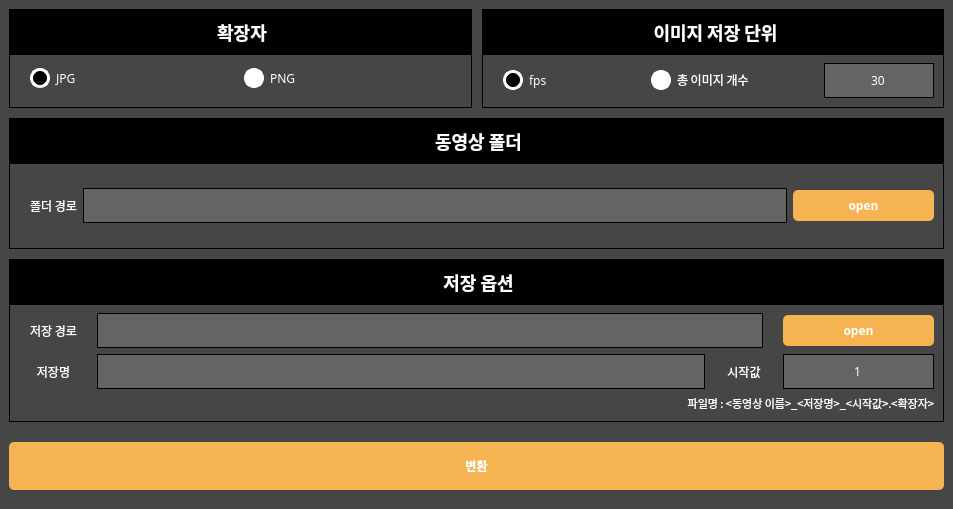
<?xml version="1.0" encoding="UTF-8"?>
<ui version="4.0">
 <class>MainWindow</class>
 <widget class="QMainWindow" name="MainWindow">
  <property name="enabled">
   <bool>true</bool>
  </property>
  <property name="geometry">
   <rect>
    <x>0</x>
    <y>0</y>
    <width>953</width>
    <height>509</height>
   </rect>
  </property>
  <property name="minimumSize">
   <size>
    <width>700</width>
    <height>509</height>
   </size>
  </property>
  <property name="maximumSize">
   <size>
    <width>1000</width>
    <height>509</height>
   </size>
  </property>
  <property name="palette">
   <palette>
    <active>
     <colorrole role="WindowText">
      <brush brushstyle="SolidPattern">
       <color alpha="255">
        <red>255</red>
        <green>255</green>
        <blue>255</blue>
       </color>
      </brush>
     </colorrole>
     <colorrole role="Button">
      <brush brushstyle="SolidPattern">
       <color alpha="255">
        <red>70</red>
        <green>70</green>
        <blue>70</blue>
       </color>
      </brush>
     </colorrole>
     <colorrole role="Text">
      <brush brushstyle="SolidPattern">
       <color alpha="255">
        <red>255</red>
        <green>255</green>
        <blue>255</blue>
       </color>
      </brush>
     </colorrole>
     <colorrole role="ButtonText">
      <brush brushstyle="SolidPattern">
       <color alpha="255">
        <red>255</red>
        <green>255</green>
        <blue>255</blue>
       </color>
      </brush>
     </colorrole>
     <colorrole role="Base">
      <brush brushstyle="SolidPattern">
       <color alpha="255">
        <red>70</red>
        <green>70</green>
        <blue>70</blue>
       </color>
      </brush>
     </colorrole>
     <colorrole role="Window">
      <brush brushstyle="SolidPattern">
       <color alpha="255">
        <red>70</red>
        <green>70</green>
        <blue>70</blue>
       </color>
      </brush>
     </colorrole>
    </active>
    <inactive>
     <colorrole role="WindowText">
      <brush brushstyle="SolidPattern">
       <color alpha="255">
        <red>255</red>
        <green>255</green>
        <blue>255</blue>
       </color>
      </brush>
     </colorrole>
     <colorrole role="Button">
      <brush brushstyle="SolidPattern">
       <color alpha="255">
        <red>70</red>
        <green>70</green>
        <blue>70</blue>
       </color>
      </brush>
     </colorrole>
     <colorrole role="Text">
      <brush brushstyle="SolidPattern">
       <color alpha="255">
        <red>255</red>
        <green>255</green>
        <blue>255</blue>
       </color>
      </brush>
     </colorrole>
     <colorrole role="ButtonText">
      <brush brushstyle="SolidPattern">
       <color alpha="255">
        <red>255</red>
        <green>255</green>
        <blue>255</blue>
       </color>
      </brush>
     </colorrole>
     <colorrole role="Base">
      <brush brushstyle="SolidPattern">
       <color alpha="255">
        <red>70</red>
        <green>70</green>
        <blue>70</blue>
       </color>
      </brush>
     </colorrole>
     <colorrole role="Window">
      <brush brushstyle="SolidPattern">
       <color alpha="255">
        <red>70</red>
        <green>70</green>
        <blue>70</blue>
       </color>
      </brush>
     </colorrole>
    </inactive>
    <disabled>
     <colorrole role="WindowText">
      <brush brushstyle="SolidPattern">
       <color alpha="255">
        <red>255</red>
        <green>255</green>
        <blue>255</blue>
       </color>
      </brush>
     </colorrole>
     <colorrole role="Button">
      <brush brushstyle="SolidPattern">
       <color alpha="255">
        <red>70</red>
        <green>70</green>
        <blue>70</blue>
       </color>
      </brush>
     </colorrole>
     <colorrole role="Text">
      <brush brushstyle="SolidPattern">
       <color alpha="255">
        <red>255</red>
        <green>255</green>
        <blue>255</blue>
       </color>
      </brush>
     </colorrole>
     <colorrole role="ButtonText">
      <brush brushstyle="SolidPattern">
       <color alpha="255">
        <red>255</red>
        <green>255</green>
        <blue>255</blue>
       </color>
      </brush>
     </colorrole>
     <colorrole role="Base">
      <brush brushstyle="SolidPattern">
       <color alpha="255">
        <red>70</red>
        <green>70</green>
        <blue>70</blue>
       </color>
      </brush>
     </colorrole>
     <colorrole role="Window">
      <brush brushstyle="SolidPattern">
       <color alpha="255">
        <red>70</red>
        <green>70</green>
        <blue>70</blue>
       </color>
      </brush>
     </colorrole>
    </disabled>
   </palette>
  </property>
  <property name="font">
   <font>
    <family>D2Coding</family>
   </font>
  </property>
  <property name="contextMenuPolicy">
   <enum>Qt::DefaultContextMenu</enum>
  </property>
  <property name="acceptDrops">
   <bool>false</bool>
  </property>
  <property name="windowTitle">
   <string>Convert Video to Image</string>
  </property>
  <property name="autoFillBackground">
   <bool>false</bool>
  </property>
  <property name="styleSheet">
   <string notr="true">background-color: rgb(70,70,70);
color: rgb(255, 255, 255);</string>
  </property>
  <property name="tabShape">
   <enum>QTabWidget::Rounded</enum>
  </property>
  <property name="unifiedTitleAndToolBarOnMac">
   <bool>false</bool>
  </property>
  <widget class="QWidget" name="centralwidget">
   <property name="styleSheet">
    <string notr="true"/>
   </property>
   <layout class="QGridLayout" name="gridLayout_5">
    <property name="spacing">
     <number>0</number>
    </property>
    <item row="1" column="0">
     <layout class="QGridLayout" name="gridLayout_4" columnstretch="1,1">
      <property name="leftMargin">
       <number>0</number>
      </property>
      <property name="rightMargin">
       <number>0</number>
      </property>
      <property name="horizontalSpacing">
       <number>10</number>
      </property>
      <property name="verticalSpacing">
       <number>0</number>
      </property>
      <item row="0" column="1">
       <widget class="QGroupBox" name="groupBox_3">
        <property name="font">
         <font>
          <family>SeoulNamsan</family>
          <pointsize>-1</pointsize>
          <weight>75</weight>
          <bold>true</bold>
         </font>
        </property>
        <property name="styleSheet">
         <string notr="true">QGroupBox  {
    border: 1px solid #000;
    margin-top: 40px;
	margin-bottom:10px;
    font-size: 18px;
	font-weight: bold;

}

QGroupBox::title  {
    subcontrol-origin: margin;
    subcontrol-position: top center;
    padding: 10px 300px 10px 300px;
    background-color:rgb(0, 0, 0) ;
    color: rgb(255, 255, 255);
	font-weight: bold;
}</string>
        </property>
        <property name="title">
         <string>이미지 저장 단위</string>
        </property>
        <layout class="QGridLayout" name="gridLayout_2" rowstretch="0" columnstretch="2,1,1,2" rowminimumheight="0" columnminimumwidth="0,0,0,0">
         <property name="leftMargin">
          <number>20</number>
         </property>
         <property name="topMargin">
          <number>13</number>
         </property>
         <property name="spacing">
          <number>0</number>
         </property>
         <item row="0" column="3">
          <widget class="QLineEdit" name="lineEdit_4">
           <property name="minimumSize">
            <size>
             <width>0</width>
             <height>35</height>
            </size>
           </property>
           <property name="maximumSize">
            <size>
             <width>110</width>
             <height>16777215</height>
            </size>
           </property>
           <property name="font">
            <font>
             <family>SeoulNamsan</family>
             <weight>50</weight>
             <bold>false</bold>
            </font>
           </property>
           <property name="styleSheet">
            <string notr="true">    background-color:rgb(100,100,100) ;
border: 1px solid #000;</string>
           </property>
           <property name="inputMethodHints">
            <set>Qt::ImhDigitsOnly|Qt::ImhPreferNumbers</set>
           </property>
           <property name="text">
            <string>30</string>
           </property>
           <property name="alignment">
            <set>Qt::AlignCenter</set>
           </property>
          </widget>
         </item>
         <item row="0" column="0">
          <widget class="QRadioButton" name="radioButton_4">
           <property name="enabled">
            <bool>true</bool>
           </property>
           <property name="minimumSize">
            <size>
             <width>82</width>
             <height>0</height>
            </size>
           </property>
           <property name="font">
            <font>
             <family>SeoulNamsan</family>
             <pointsize>9</pointsize>
             <weight>50</weight>
             <bold>false</bold>
            </font>
           </property>
           <property name="styleSheet">
            <string notr="true">QRadioButton {
    color:                  white;
}

QRadioButton::indicator {
    width:                  14px;
    height:                 14px;
    border-radius:          10px;
}

QRadioButton::indicator:checked {
    background-color:       black;
    border:                 3px solid white;
}

QRadioButton::indicator:unchecked {
    background-color:       white;
    border:                 3px solid white;
}</string>
           </property>
           <property name="text">
            <string>fps</string>
           </property>
           <property name="checked">
            <bool>true</bool>
           </property>
          </widget>
         </item>
         <item row="0" column="1">
          <widget class="QRadioButton" name="radioButton_3">
           <property name="font">
            <font>
             <family>SeoulNamsan</family>
             <pointsize>9</pointsize>
             <weight>50</weight>
             <bold>false</bold>
            </font>
           </property>
           <property name="styleSheet">
            <string notr="true">QRadioButton {
    color:                  white;
}

QRadioButton::indicator {
    width:                  14px;
    height:                 14px;
    border-radius:          10px;
}

QRadioButton::indicator:checked {
    background-color:       black;
    border:                 3px solid white;
}

QRadioButton::indicator:unchecked {
    background-color:       white;
    border:                 3px solid white;
}</string>
           </property>
           <property name="text">
            <string>총 이미지 개수</string>
           </property>
          </widget>
         </item>
        </layout>
       </widget>
      </item>
      <item row="0" column="0">
       <widget class="QGroupBox" name="groupBox_2">
        <property name="maximumSize">
         <size>
          <width>16777215</width>
          <height>16777215</height>
         </size>
        </property>
        <property name="font">
         <font>
          <family>SeoulNamsan</family>
          <pointsize>-1</pointsize>
          <weight>75</weight>
          <bold>true</bold>
         </font>
        </property>
        <property name="styleSheet">
         <string notr="true">QGroupBox  {
    border: 1px solid #000;
    margin-top: 40px;
	margin-bottom:10px;
    font-size: 18px;
	font-weight: bold;
	
}

QGroupBox::title  {
	border-top-left-radius: 15px;
	border-top-right-radius: 15px;
    subcontrol-origin: margin;
    subcontrol-position: top center;
    padding: 10px 300px 10px 300px;
    background-color:rgb(0, 0, 0) ;
    color: rgb(255, 255, 255);
	font-weight: bold;

}</string>
        </property>
        <property name="title">
         <string>확장자</string>
        </property>
        <layout class="QHBoxLayout" name="horizontalLayout" stretch="0,0">
         <property name="spacing">
          <number>0</number>
         </property>
         <property name="leftMargin">
          <number>20</number>
         </property>
         <property name="topMargin">
          <number>13</number>
         </property>
         <property name="rightMargin">
          <number>13</number>
         </property>
         <property name="bottomMargin">
          <number>13</number>
         </property>
         <item>
          <widget class="QRadioButton" name="radioButton">
           <property name="enabled">
            <bool>true</bool>
           </property>
           <property name="font">
            <font>
             <family>SeoulNamsan</family>
             <weight>50</weight>
             <bold>false</bold>
            </font>
           </property>
           <property name="autoFillBackground">
            <bool>false</bool>
           </property>
           <property name="styleSheet">
            <string notr="true">QRadioButton {
    color:                  white;
}

QRadioButton::indicator {
    width:                  14px;
    height:                 14px;
    border-radius:          10px;
}

QRadioButton::indicator:checked {
    background-color:       black;
    border:                 3px solid white;
}

QRadioButton::indicator:unchecked {
    background-color:       white;
    border:                 3px solid white;
}</string>
           </property>
           <property name="text">
            <string>JPG</string>
           </property>
           <property name="checked">
            <bool>true</bool>
           </property>
          </widget>
         </item>
         <item>
          <widget class="QRadioButton" name="radioButton_2">
           <property name="font">
            <font>
             <family>SeoulNamsan</family>
             <weight>50</weight>
             <bold>false</bold>
            </font>
           </property>
           <property name="styleSheet">
            <string notr="true">QRadioButton {
    color:                  white;
}

QRadioButton::indicator {
    width:                  14px;
    height:                 14px;
    border-radius:          10px;
}

QRadioButton::indicator:checked {
    background-color:       black;
    border:                 3px solid white;
}

QRadioButton::indicator:unchecked {
    background-color:       white;
    border:                 3px solid white;
}</string>
           </property>
           <property name="text">
            <string>PNG</string>
           </property>
          </widget>
         </item>
        </layout>
       </widget>
      </item>
      <item row="1" column="0" colspan="2">
       <widget class="QGroupBox" name="groupBox_4">
        <property name="sizePolicy">
         <sizepolicy hsizetype="Preferred" vsizetype="Minimum">
          <horstretch>0</horstretch>
          <verstretch>0</verstretch>
         </sizepolicy>
        </property>
        <property name="maximumSize">
         <size>
          <width>16777215</width>
          <height>16777215</height>
         </size>
        </property>
        <property name="baseSize">
         <size>
          <width>0</width>
          <height>0</height>
         </size>
        </property>
        <property name="font">
         <font>
          <family>SeoulNamsan</family>
          <pointsize>-1</pointsize>
          <weight>75</weight>
          <bold>true</bold>
         </font>
        </property>
        <property name="styleSheet">
         <string notr="true">QGroupBox  {
    border: 1px solid #000;
    margin-top: 40px;
	margin-bottom:10px;
    font-size: 18px;
	font-weight: bold;

}

QGroupBox::title  {
    subcontrol-origin: margin;
    subcontrol-position: top center;
    padding: 10px 600px 10px 600px;
    background-color:rgb(0, 0, 0) ;
    color: rgb(255, 255, 255);
	font-weight: bold;
}</string>
        </property>
        <property name="title">
         <string>동영상 폴더</string>
        </property>
        <layout class="QHBoxLayout" name="horizontalLayout_2" stretch="0,5,1">
         <property name="leftMargin">
          <number>20</number>
         </property>
         <property name="topMargin">
          <number>13</number>
         </property>
         <item>
          <widget class="QLabel" name="label_5">
           <property name="font">
            <font>
             <family>SeoulNamsan</family>
             <weight>50</weight>
             <bold>false</bold>
            </font>
           </property>
           <property name="styleSheet">
            <string notr="true">color: rgb(255, 255, 255);</string>
           </property>
           <property name="text">
            <string>폴더 경로</string>
           </property>
          </widget>
         </item>
         <item>
          <widget class="QTextBrowser" name="textBrowser_2">
           <property name="maximumSize">
            <size>
             <width>16777215</width>
             <height>35</height>
            </size>
           </property>
           <property name="font">
            <font>
             <family>SeoulNamsan</family>
             <weight>50</weight>
             <bold>false</bold>
            </font>
           </property>
           <property name="autoFillBackground">
            <bool>false</bool>
           </property>
           <property name="styleSheet">
            <string notr="true">    background-color:rgb(100,100,100) ;
border: 1px solid #000;</string>
           </property>
           <property name="inputMethodHints">
            <set>Qt::ImhNone</set>
           </property>
          </widget>
         </item>
         <item>
          <widget class="QPushButton" name="pushButton">
           <property name="maximumSize">
            <size>
             <width>16777215</width>
             <height>16777215</height>
            </size>
           </property>
           <property name="font">
            <font>
             <family>SeoulNamsan</family>
             <weight>75</weight>
             <bold>true</bold>
            </font>
           </property>
           <property name="styleSheet">
            <string notr="true">QPushButton {
    background: #F6B352;
    color: white;
	padding: 7px 30px 7px 30px;
    border-radius: 5px;
    text-decoration: none;
 }

QPushButton:hover {
      background: #F68657;
}
 
</string>
           </property>
           <property name="text">
            <string>open</string>
           </property>
          </widget>
         </item>
        </layout>
       </widget>
      </item>
      <item row="3" column="0" colspan="2">
       <widget class="QGroupBox" name="groupBox_5">
        <property name="maximumSize">
         <size>
          <width>16777215</width>
          <height>16777215</height>
         </size>
        </property>
        <property name="font">
         <font>
          <family>SeoulNamsan</family>
          <pointsize>-1</pointsize>
          <weight>75</weight>
          <bold>true</bold>
         </font>
        </property>
        <property name="styleSheet">
         <string notr="true">QGroupBox  {
    border: 1px solid #000;
    margin-top: 40px;
	margin-bottom:10px;
    font-size: 18px;
	font-weight: bold;

}

QGroupBox::title  {
    subcontrol-origin: margin;
    subcontrol-position: top center;
    padding: 10px 600px 10px 600px;
    background-color:rgb(0, 0, 0) ;
    color: rgb(255, 255, 255);
	font-weight: bold;
}</string>
        </property>
        <property name="inputMethodHints">
         <set>Qt::ImhDigitsOnly</set>
        </property>
        <property name="title">
         <string>저장 옵션</string>
        </property>
        <layout class="QGridLayout" name="gridLayout" rowstretch="0,0,0,0,0" columnstretch="1,1,1,10,1,1,1,4">
         <property name="leftMargin">
          <number>20</number>
         </property>
         <property name="topMargin">
          <number>13</number>
         </property>
         <property name="horizontalSpacing">
          <number>20</number>
         </property>
         <item row="4" column="0" colspan="8">
          <widget class="QLabel" name="label_2">
           <property name="maximumSize">
            <size>
             <width>16777215</width>
             <height>37</height>
            </size>
           </property>
           <property name="font">
            <font>
             <family>SeoulNamsan</family>
             <pointsize>8</pointsize>
             <weight>50</weight>
             <bold>false</bold>
            </font>
           </property>
           <property name="text">
            <string>파일명 : &lt;동영상 이름&gt;_&lt;저장명&gt;_&lt;시작값&gt;.&lt;확장자&gt;</string>
           </property>
           <property name="alignment">
            <set>Qt::AlignRight|Qt::AlignTrailing|Qt::AlignVCenter</set>
           </property>
          </widget>
         </item>
         <item row="1" column="1" colspan="5">
          <widget class="QLineEdit" name="lineEdit_2">
           <property name="enabled">
            <bool>true</bool>
           </property>
           <property name="minimumSize">
            <size>
             <width>0</width>
             <height>35</height>
            </size>
           </property>
           <property name="font">
            <font>
             <family>SeoulNamsan</family>
             <weight>50</weight>
             <bold>false</bold>
            </font>
           </property>
           <property name="styleSheet">
            <string notr="true">    background-color:rgb(100,100,100) ;
border: 1px solid #000;</string>
           </property>
           <property name="text">
            <string/>
           </property>
           <property name="alignment">
            <set>Qt::AlignLeading|Qt::AlignLeft|Qt::AlignVCenter</set>
           </property>
          </widget>
         </item>
         <item row="0" column="7">
          <widget class="QPushButton" name="pushButton_2">
           <property name="maximumSize">
            <size>
             <width>16777215</width>
             <height>16777215</height>
            </size>
           </property>
           <property name="font">
            <font>
             <family>SeoulNamsan</family>
             <weight>75</weight>
             <bold>true</bold>
            </font>
           </property>
           <property name="styleSheet">
            <string notr="true">QPushButton {
    background: #F6B352;
    color: white;
	padding: 7px 30px 7px 30px;
    border-radius: 5px;
    text-decoration: none;
 }

QPushButton:hover {
      background: #F68657;
}
 
</string>
           </property>
           <property name="text">
            <string>open</string>
           </property>
           <property name="autoDefault">
            <bool>false</bool>
           </property>
          </widget>
         </item>
         <item row="1" column="7">
          <widget class="QLineEdit" name="lineEdit">
           <property name="enabled">
            <bool>true</bool>
           </property>
           <property name="minimumSize">
            <size>
             <width>0</width>
             <height>35</height>
            </size>
           </property>
           <property name="font">
            <font>
             <family>SeoulNamsan</family>
             <weight>50</weight>
             <bold>false</bold>
             <kerning>true</kerning>
            </font>
           </property>
           <property name="styleSheet">
            <string notr="true">    background-color:rgb(100,100,100) ;
border: 1px solid #000;</string>
           </property>
           <property name="inputMethodHints">
            <set>Qt::ImhNone</set>
           </property>
           <property name="text">
            <string>1</string>
           </property>
           <property name="alignment">
            <set>Qt::AlignCenter</set>
           </property>
          </widget>
         </item>
         <item row="1" column="6">
          <widget class="QLabel" name="label_4">
           <property name="font">
            <font>
             <family>SeoulNamsan</family>
             <weight>50</weight>
             <bold>false</bold>
            </font>
           </property>
           <property name="styleSheet">
            <string notr="true">color: rgb(255, 255, 255);</string>
           </property>
           <property name="text">
            <string>시작값</string>
           </property>
           <property name="alignment">
            <set>Qt::AlignCenter</set>
           </property>
          </widget>
         </item>
         <item row="1" column="0">
          <widget class="QLabel" name="label_3">
           <property name="enabled">
            <bool>true</bool>
           </property>
           <property name="font">
            <font>
             <family>SeoulNamsan</family>
             <weight>50</weight>
             <bold>false</bold>
            </font>
           </property>
           <property name="styleSheet">
            <string notr="true">color: rgb(255, 255, 255);</string>
           </property>
           <property name="text">
            <string>저장명</string>
           </property>
           <property name="alignment">
            <set>Qt::AlignCenter</set>
           </property>
          </widget>
         </item>
         <item row="0" column="0">
          <widget class="QLabel" name="label">
           <property name="enabled">
            <bool>true</bool>
           </property>
           <property name="font">
            <font>
             <family>SeoulNamsan</family>
             <weight>50</weight>
             <bold>false</bold>
            </font>
           </property>
           <property name="styleSheet">
            <string notr="true">color: rgb(255, 255, 255);</string>
           </property>
           <property name="text">
            <string>저장 경로</string>
           </property>
           <property name="alignment">
            <set>Qt::AlignCenter</set>
           </property>
          </widget>
         </item>
         <item row="0" column="1" colspan="6">
          <widget class="QTextBrowser" name="textBrowser">
           <property name="maximumSize">
            <size>
             <width>16777215</width>
             <height>35</height>
            </size>
           </property>
           <property name="font">
            <font>
             <family>SeoulNamsan</family>
             <weight>50</weight>
             <bold>false</bold>
            </font>
           </property>
           <property name="acceptDrops">
            <bool>true</bool>
           </property>
           <property name="styleSheet">
            <string notr="true">    background-color:rgb(100,100,100) ;
border: 1px solid #000;</string>
           </property>
           <property name="inputMethodHints">
            <set>Qt::ImhNone</set>
           </property>
          </widget>
         </item>
        </layout>
       </widget>
      </item>
     </layout>
    </item>
    <item row="2" column="0">
     <widget class="QPushButton" name="pushButton_3">
      <property name="font">
       <font>
        <family>SeoulNamsan</family>
        <weight>75</weight>
        <bold>true</bold>
       </font>
      </property>
      <property name="styleSheet">
       <string notr="true">QPushButton {
    background: #F6B352;
    color: white;
    padding: 15px 20px;
    margin: 10px 0px 10px 0px ;
    border-radius: 5px;
 }

QPushButton:hover {
      background: #F68657;
}
 
</string>
      </property>
      <property name="text">
       <string>변환</string>
      </property>
     </widget>
    </item>
   </layout>
  </widget>
 </widget>
 <resources/>
 <connections/>
</ui>
